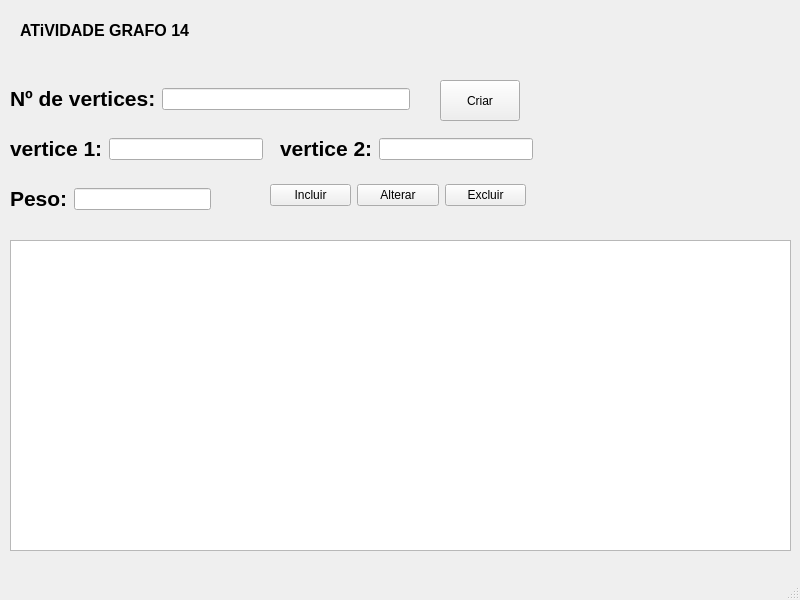
<?xml version="1.0" encoding="UTF-8"?>
<ui version="4.0">
 <class>MainWindow</class>
 <widget class="QMainWindow" name="MainWindow">
  <property name="geometry">
   <rect>
    <x>0</x>
    <y>0</y>
    <width>800</width>
    <height>600</height>
   </rect>
  </property>
  <property name="windowTitle">
   <string>Atividade 14</string>
  </property>
  <widget class="QWidget" name="centralwidget">
   <widget class="QLabel" name="label">
    <property name="geometry">
     <rect>
      <x>20</x>
      <y>10</y>
      <width>291</width>
      <height>41</height>
     </rect>
    </property>
    <property name="text">
     <string>&lt;html&gt;&lt;head/&gt;&lt;body&gt;&lt;p&gt;&lt;span style=&quot; font-size:12pt; font-weight:700;&quot;&gt;ATiVIDADE GRAFO 14&lt;/span&gt;&lt;/p&gt;&lt;/body&gt;&lt;/html&gt;</string>
    </property>
   </widget>
   <widget class="QTableWidget" name="tableWidget">
    <property name="geometry">
     <rect>
      <x>10</x>
      <y>240</y>
      <width>781</width>
      <height>311</height>
     </rect>
    </property>
   </widget>
   <widget class="QPushButton" name="pushButton_criar">
    <property name="geometry">
     <rect>
      <x>440</x>
      <y>80</y>
      <width>80</width>
      <height>41</height>
     </rect>
    </property>
    <property name="text">
     <string>Criar</string>
    </property>
   </widget>
   <widget class="QWidget" name="">
    <property name="geometry">
     <rect>
      <x>270</x>
      <y>180</y>
      <width>256</width>
      <height>31</height>
     </rect>
    </property>
    <layout class="QHBoxLayout" name="horizontalLayout">
     <item>
      <widget class="QPushButton" name="pushButton_incluir">
       <property name="text">
        <string>Incluir</string>
       </property>
      </widget>
     </item>
     <item>
      <widget class="QPushButton" name="pushButton_alterar">
       <property name="text">
        <string>Alterar</string>
       </property>
      </widget>
     </item>
     <item>
      <widget class="QPushButton" name="pushButton_excluir">
       <property name="text">
        <string>Excluir</string>
       </property>
      </widget>
     </item>
    </layout>
   </widget>
   <widget class="QWidget" name="">
    <property name="geometry">
     <rect>
      <x>10</x>
      <y>180</y>
      <width>201</width>
      <height>38</height>
     </rect>
    </property>
    <layout class="QHBoxLayout" name="horizontalLayout_2">
     <item>
      <widget class="QLabel" name="label_3">
       <property name="text">
        <string>&lt;html&gt;&lt;head/&gt;&lt;body&gt;&lt;p&gt;&lt;span style=&quot; font-size:16pt; font-weight:700;&quot;&gt;Peso:&lt;/span&gt;&lt;/p&gt;&lt;/body&gt;&lt;/html&gt;</string>
       </property>
      </widget>
     </item>
     <item>
      <widget class="QLineEdit" name="lineEdit_peso"/>
     </item>
    </layout>
   </widget>
   <widget class="QWidget" name="">
    <property name="geometry">
     <rect>
      <x>10</x>
      <y>130</y>
      <width>253</width>
      <height>38</height>
     </rect>
    </property>
    <layout class="QHBoxLayout" name="horizontalLayout_3">
     <item>
      <widget class="QLabel" name="label_4">
       <property name="text">
        <string>&lt;html&gt;&lt;head/&gt;&lt;body&gt;&lt;p&gt;&lt;span style=&quot; font-size:16pt; font-weight:704;&quot;&gt;vertice 1:&lt;/span&gt;&lt;/p&gt;&lt;/body&gt;&lt;/html&gt;</string>
       </property>
      </widget>
     </item>
     <item>
      <widget class="QLineEdit" name="lineEdit_vertice1"/>
     </item>
    </layout>
   </widget>
   <widget class="QWidget" name="">
    <property name="geometry">
     <rect>
      <x>280</x>
      <y>130</y>
      <width>253</width>
      <height>38</height>
     </rect>
    </property>
    <layout class="QHBoxLayout" name="horizontalLayout_4">
     <item>
      <widget class="QLabel" name="label_5">
       <property name="text">
        <string>&lt;html&gt;&lt;head/&gt;&lt;body&gt;&lt;p&gt;&lt;span style=&quot; font-size:16pt; font-weight:704;&quot;&gt;vertice 2:&lt;/span&gt;&lt;/p&gt;&lt;/body&gt;&lt;/html&gt;</string>
       </property>
      </widget>
     </item>
     <item>
      <widget class="QLineEdit" name="lineEdit_vertice2"/>
     </item>
    </layout>
   </widget>
   <widget class="QWidget" name="">
    <property name="geometry">
     <rect>
      <x>10</x>
      <y>80</y>
      <width>400</width>
      <height>38</height>
     </rect>
    </property>
    <layout class="QHBoxLayout" name="horizontalLayout_5">
     <item>
      <widget class="QLabel" name="label_2">
       <property name="text">
        <string>&lt;html&gt;&lt;head/&gt;&lt;body&gt;&lt;p&gt;&lt;span style=&quot; font-size:16pt; font-weight:700;&quot;&gt;Nº de vertices:&lt;/span&gt;&lt;/p&gt;&lt;/body&gt;&lt;/html&gt;</string>
       </property>
      </widget>
     </item>
     <item>
      <widget class="QLineEdit" name="lineEdit_vertices"/>
     </item>
    </layout>
   </widget>
  </widget>
  <widget class="QMenuBar" name="menubar">
   <property name="geometry">
    <rect>
     <x>0</x>
     <y>0</y>
     <width>800</width>
     <height>25</height>
    </rect>
   </property>
  </widget>
  <widget class="QStatusBar" name="statusbar"/>
 </widget>
 <resources/>
 <connections/>
</ui>
